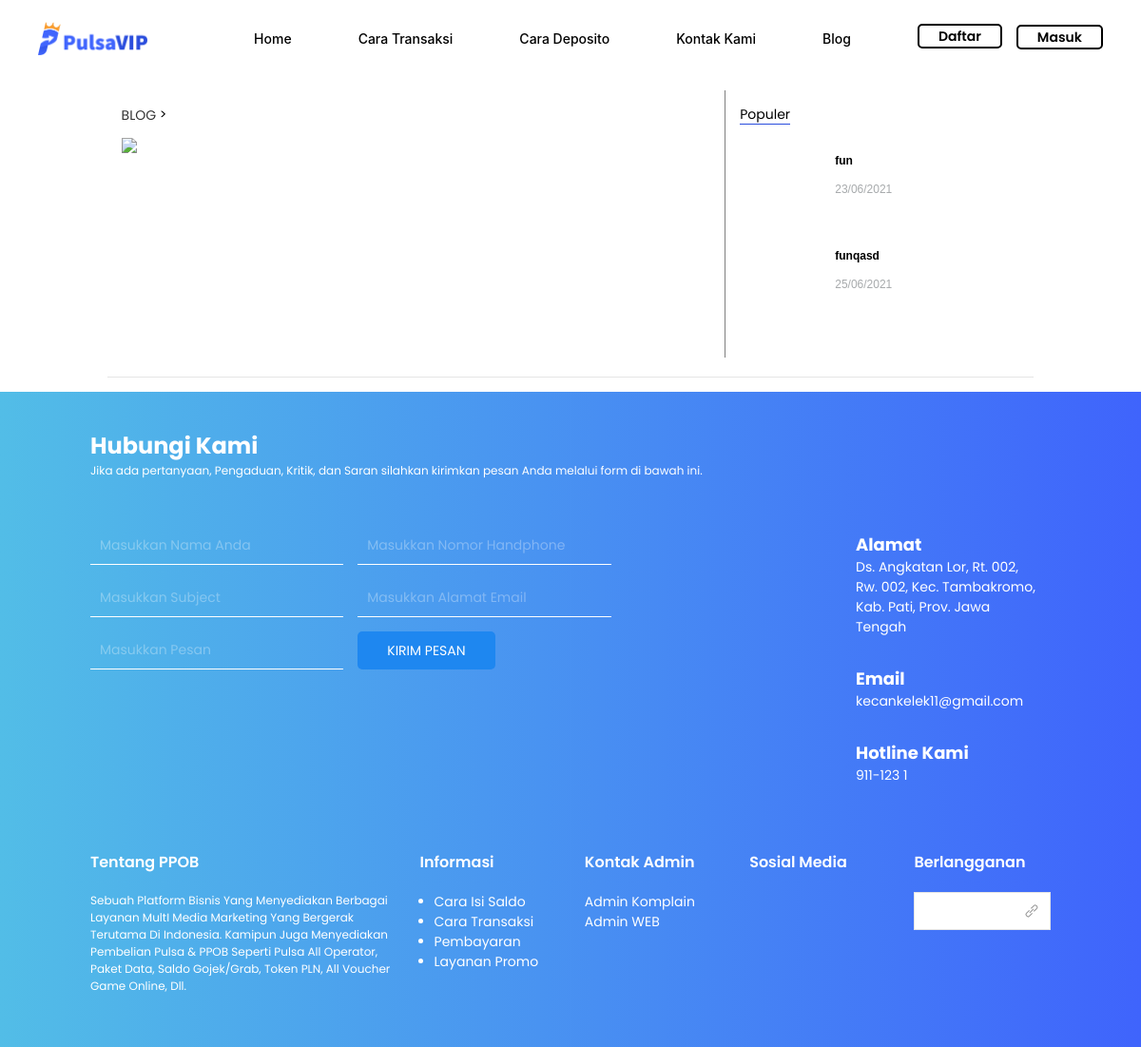
/index.php/blog/detail, run on the app's committed database.
### tables this page shows
CREATE TABLE `blog` (
  `id` int(11) NOT NULL,
  `penulis` varchar(100) NOT NULL,
  `judul` varchar(100) NOT NULL,
  `thumbnail` varchar(100) NOT NULL,
  `kategori` enum('1','2','3','4','5','6') NOT NULL COMMENT '''1-entertainment''\r\n''2-new update''\r\n''3-politik''\r\n''4-teknologi''\r\n''5-bencana''\r\n''6-kesehatan''',
  `content` longtext NOT NULL,
  `create_at` timestamp NOT NULL DEFAULT current_timestamp() ON UPDATE current_timestamp(),
  `view` int(8) DEFAULT NULL
);

CREATE TABLE `kontak` (
  `id` int(4) NOT NULL,
  `keterangan` varchar(50) NOT NULL,
  `value` text DEFAULT NULL,
  `create_at` timestamp NOT NULL DEFAULT current_timestamp() ON UPDATE current_timestamp()
);

### application/controllers/Blog.php (called while the page is built, shortened)
<?php
class Blog extends CI_Controller {
    function __construct()
    {
		$this->load->model("M_admin");
    }
	public function detail()
	{
		$get = $this->input->get();
		$header = array(
			'page' => 'blog',
		);
		$where = array('id' => $get['id'], );
		$data['blog'] = $this->M_admin->select_where('blog', $where)->row_array();
		$data['populer'] = $this->M_admin->select_select_orderBy('id, create_at, view, judul, content, thumbnail', 'blog', 'view DESC')->result_array();
		$footer['kontak_wa_comp'] = $this->M_admin->select_where('kontak', array('id' => 1, ))->row_array();
		$footer['kontak_wa_web'] = $this->M_admin->select_where('kontak', array('id' => 2, ))->row_array();
		$footer['alamat'] = $this->M_admin->select_where('kontak', array('id' => 3, ))->row_array();
		$footer['email'] = $this->M_admin->select_where('kontak', array('id' => 4, ))->row_array();
		$footer['hotline'] = $this->M_admin->select_where('kontak', array('id' => 5, ))->row_array();
        $this->load->view('layout/header', $header);
		$this->load->view('blog_detail', $data);
        $this->load->view('layout/footer', $footer);
	}
}

### index.php (called while the page is built, shortened)
<?php
require_once BASEPATH.'core/CodeIgniter.php';

### application/models/M_admin.php (called while the page is built, shortened)
<?php
class M_admin extends CI_Model
{
    function select_where($table, $where)
    {
        return $this->db->get_where($table, $where);
    }
    function select_select_orderBy($select, $table, $orderby)
    {
        return $this->db->select($select)
        ->from($table)
        ->order_by($orderby)
        ->get();
    }
}

### application/views/blog_detail.php (the view, shortened to what this page needs)
<div class="body uk-width-1-1 uk-padding-remove uk-margin-remove">
            <div class="uk-width-1-1 uk-padding-small uk-margin-remove uk-flex-center" uk-grid>
                <div class="uk-width-5-6@m uk-padding-remove uk-margin-remove">
                    <div class="uk-width-1-1 uk-padding-remove uk-margin-remove" uk-grid>
                        <div class="content uk-width-2-3@m uk-padding-small">
                            <span class="opensans-semi-bold color-black"><a href="<?php echo base_url(); ?>blog" class="uk-button uk-button-text">Blog</a> > <?php echo $blog['judul']; ?></span>
                            <div class="artikel uk-width-1-1 uk-padding-remove uk-margin-small-top">
                                <img class="uk-width-1-1 uk-padding-remove uk-margin-remove" src="<?php echo base_url(); ?>assets/img/website/blog/<?php echo $blog['thumbnail']; ?>">
                            </div>
                        </div>
                        <div class="populer uk-width-1-3@m uk-margin-remove uk-padding-small">
                            <span class="opensans-semi-bold color-black head">Populer</span>
                            <div class="uk-width-1-1 uk-padding-small uk-margin-remove">
                                <?php
                                foreach ($populer as $d) {
                                ?>
                                <div class="uk-width-1-1 article uk-padding-small uk-padding-remove-horizontal uk-margin-remove">
                                    <a href="<?php echo base_url(); ?>blog/detail?id=<?php echo $d['id']; ?>">
                                        <div class="uk-width-1-1 uk-padding-remove uk-margin-remove" uk-grid>
                                            <div class="img uk-width-auto uk-padding-remove uk-margin-remove">
                                                <div style="height: 70px; width: 70px; background-image: url('<?php echo base_url(); ?>assets/img/website/blog/<?php echo $d['thumbnail']; ?>');"
                                                class="uk-background-cover"></div>
                                            </div>
                                            <div class="uk-width-expand uk-padding-small uk-padding-remove-right uk-padding-remove-vertical uk-margin-remove">
                                                <h4 class="color-black uk-padding-remove uk-margin-remove open-sans-semi-bold"><?php echo $d['judul']; ?></h4>
                                                <div class="uk-width-1-1 uk-padding-remove uk-margin-small-top">
                                                    <span class="uk-padding-remove uk-margin-right text-uppercase open-sans-regular"><?php echo date('d/m/Y', strtotime($d['create_at'])); ?></span>
                                                </div>
                                            </div>
                                        </div>
                                    </a>
                                </div>
                                <?php
                                }
                                ?>
                            </div>
                        </div>
                    </div>
                    <hr>
                </div>
            </div>
        </div>

### application/views/layout/footer.php (shortened to what this page needs)
        <div class="footer uk-width-1-1 uk-padding uk-margin-remove">
            <div class="uk-width-1-1 uk-padding uk-padding-remove-vertical uk-margin-remove" uk-grid>
                <div class="uk-width-1-1 uk-padding-small uk-padding-remove-vertical uk-margin-remove">
                    <h4 class="poppins-bold uk-padding-remove uk-margin-remove">Hubungi Kami</h4>
                    <p class="poppins-regular uk-padding-remove uk-margin-remove">
                        Jika ada pertanyaan, Pengaduan, Kritik, dan Saran silahkan kirimkan pesan Anda melalui form di bawah ini.
                    </p>
                </div>
                <div id="hubungi-kami" class="hubungi-kami uk-width-3-4@s uk-padding-small uk-padding-remove-vertical uk-margin-medium-top">
                    <form class="uk-grid-small uk-margin-small-top uk-width-3-4@s" method="POST" action="<?php echo base_url(); ?>home/pesan" uk-grid>
                        <div class="uk-width-1-2@s">
                            <input class="uk-input poppins-regular color-white" type="text" name="nama" placeholder="Masukkan Nama Anda">
                        </div>
                        <div class="uk-width-1-2@s">
                            <input class="uk-input poppins-regular color-white" type="text" name="no_telp" placeholder="Masukkan Nomor Handphone">
                        </div>
                        <div class="uk-width-1-2@s">
                            <input class="uk-input poppins-regular color-white" type="text" name="subject" placeholder="Masukkan Subject">
                        </div>
                        <div class="uk-width-1-2@s">
                            <input class="uk-input poppins-regular color-white" type="text" name="email" placeholder="Masukkan Alamat Email">
                        </div>
                        <div class="uk-width-1-2@s">
                            <input class="uk-input poppins-regular color-white" type="text" name="pesan" placeholder="Masukkan Pesan">
                        </div>
                        <div class="uk-width-1-2@s">
                            <button class="uk-button uk-button-primary uk-border-rounded" type="submit">Kirim Pesan</button>
                        </div>
                    </form>
                </div>
                <div class="alamat uk-width-1-4@s uk-padding-small uk-padding-remove-vertical uk-margin-medium-top">
                    <div class="uk-width-1-1 uk-padding-small uk-margin-remove" uk-grid>
                        <div class="uk-width-expand uk-padding-remove uk-margin-small-left">
                            <span class="head poppins-bold">Alamat</span>
                            <p class="uk-padding-remove uk-margin-remove poppins-regular"><?php echo $alamat['value']; ?></p>
                        </div>
                    </div>
                    <div class="uk-width-1-1 uk-padding-small uk-margin-remove" uk-grid>
                        <div class="uk-width-expand uk-padding-remove uk-margin-small-left">
                            <span class="head poppins-bold">Email</span>
                            <p class="uk-padding-remove uk-margin-remove poppins-regular"><?php echo $email['value']; ?></p>
                        </div>
                    </div>
                    <div class="uk-width-1-1 uk-padding-small uk-margin-remove" uk-grid>
                        <div class="uk-width-expand uk-padding-remove uk-margin-small-left">
                            <span class="head poppins-bold">Hotline Kami</span>
                            <p class="uk-padding-remove uk-margin-remove poppins-regular"><?php echo $hotline['value']; ?></p>
                        </div>
                    </div>
                </div>
                <div class="tentang-ppob uk-width-1-3@s uk-padding-small uk-margin-medium-top">
                    <h5 class="color-white poppins-semi-bold">Tentang PPOB</h5>
                    <p class="poppins-regular color-white">
                        Sebuah Platform Bisnis Yang Menyediakan Berbagai Layanan MultI Media Marketing Yang Bergerak Terutama Di Indonesia.
                        Kamipun Juga Menyediakan Pembelian Pulsa & PPOB Seperti Pulsa All Operator, Paket Data, Saldo Gojek/Grab, Token PLN, All
                        Voucher Game Online, Dll.
                    </p>
                </div>
                <div class="informasi uk-width-1-6@s uk-padding-small uk-margin-medium-top">
                    <h5 class="color-white poppins-semi-bold">Informasi</h5>
                    <ul class="uk-padding-small uk-padding-remove-vertical uk-padding-remove-right poppins-regular">
                        <li>Cara Isi Saldo</li>
                        <li>Cara Transaksi</li>
                        <li>Pembayaran</li>
                        <li>Layanan Promo</li>
                    </ul>
                </div>
                <div class="kontak-admin uk-width-1-6@s uk-padding-small uk-margin-medium-top">
                    <h5 class="color-white poppins-semi-bold">Kontak Admin</h5>
                    <ul class="uk-padding-remove poppins-regular">
                        <li><a href="<?php echo $kontak_wa_comp['value']; ?>"><span class="iconify" data-icon="dashicons:whatsapp" data-inline="false"></span> Admin Komplain</a></li>
                        <li><a href="<?php echo $kontak_wa_web['value']; ?>"><span class="iconify" data-icon="dashicons:whatsapp" data-inline="false"></span> Admin WEB</a></li>
                    </ul>
                </div>
                <div class="sosial-media uk-width-1-6@s uk-padding-small uk-margin-medium-top">
                    <h5 class="color-white poppins-semi-bold">Sosial Media</h5>
                </div>
                <div class="uk-width-1-6@s uk-padding-small uk-margin-medium-top">
                    <h5 class="color-white poppins-semi-bold">Berlangganan</h5>
                    <form>
                        <div class="uk-margin">
                            <div class="uk-inline">
                                <a class="uk-form-icon uk-form-icon-flip" href="#" uk-icon="icon: link"></a>
                                <input class="uk-input" type="text">
                            </div>
                        </div>
                    </form>
                </div>
            </div>
        </div>
    </div>
</body>
</html>

### assets/css/style.css (style rules this page uses)
body { font-family: poppins; font-weight: 400; font-size: 14px; }
#blog .body .head { border-bottom: 1px solid #2A4DDD; }
#blog .body .populer { border-left: 1px solid rgba(0, 0, 0, 0.5); }
#blog .body .populer .article a { text-decoration: none; }
#blog .body .populer .article h4 { font-size: 12px; }
#blog .body .populer .article span { font-size: 12px; color: #A7AAAC; }
#blog .body .populer .article .img { overflow: hidden; }
#blog .body .populer .article .img>div { transition: all 0.5s ease; }
.footer { background-image: linear-gradient(to right, #52BDE7 , #3F64FC); color: white; }
.footer h4 { color: white; font-size: 24px; }
.footer p { font-size: 12px; }
.footer .hubungi-kami form input { background-color: transparent; border-bottom: 1px solid white; border-top: 0px solid white; border-left: 0px solid white; border-right: 0px solid white; color: white; }
.footer .hubungi-kami form input::placeholder { color: rgba(255, 255, 255, 0.313); size: 10px; }
.footer .alamat span.head { font-size: 18px; }
.footer .alamat p { font-size: 14px; }
.footer .informasi ul li { font-size: 14px; }
.footer .kontak-admin ul { list-style: none; font-size: 14px; }
.footer .kontak-admin ul li a { color: white; text-decoration: none; transition: all 0.5s ease; }

### data on the page
blog: judul "fun", create_at "23/06/2021"
blog: judul "funqasd", create_at "25/06/2021"
kontak: value "Ds. Angkatan Lor, Rt. 002, Rw. 002, Kec. Tambakromo, Kab. Pati, Prov. Jawa Tengah"
kontak: value "kecankelek11@gmail.com"
kontak: value "911-123 1"
